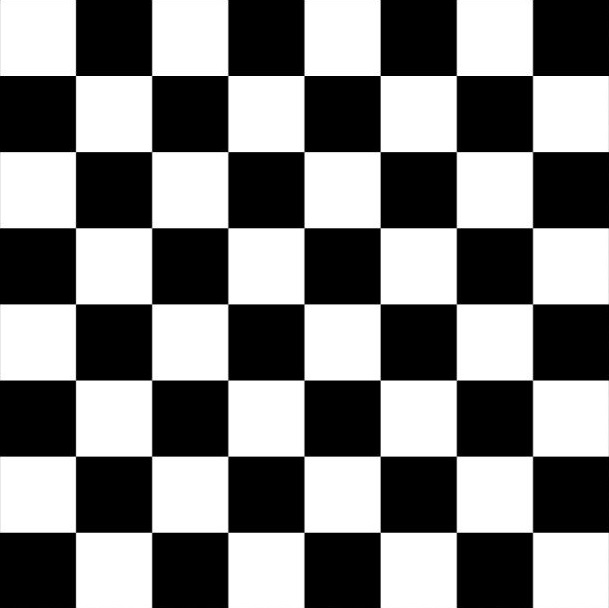
#> input picture Images/chess.jpg, 609 x 608 px
$ jupyter execute '29. Corner detection.ipynb'
#> lines starting #> are read from the running program, lines starting #| are printed output that depends on the picture; after the words box and inside, x2 and y2 are one past the last pixel; in counts of white or black regions, pixels touching at a corner belong together
[cell 1]
import cv2
import numpy as np

image = cv2.imread('Images/chess.jpg')
#> image is the input picture: shape (608, 609, 3); min 0, max 255, mean 127.5
gray = cv2.cvtColor(image, cv2.COLOR_BGR2GRAY)

# The CornerHarris function requires the array datatype to be float32.
gray = np.float32(gray)

harris_corners = cv2.cornerHarris(gray, 3, 3, 0.05)
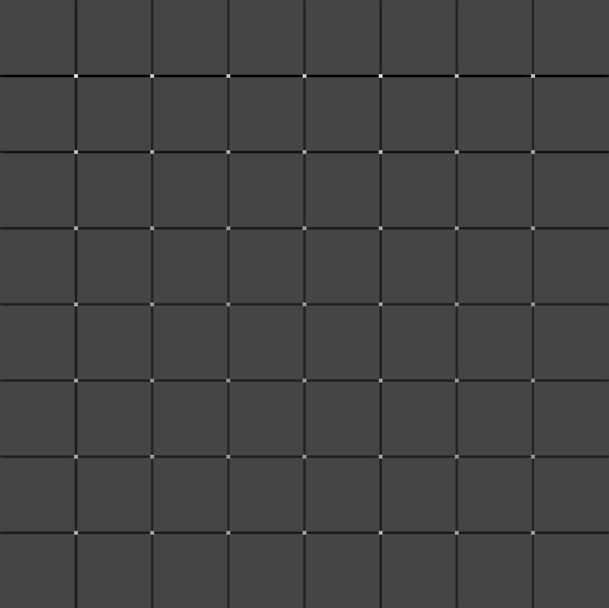
#> harris_corners: shape (608, 609) float32; min -93595736, max 248225536, mean -2746201; drawn with min black and max white

# We use dilation of the corner points to enlarge them.
kernel = np.ones((7,7)).astype('uint8')
harris_corners = cv2.dilate(harris_corners, kernel)
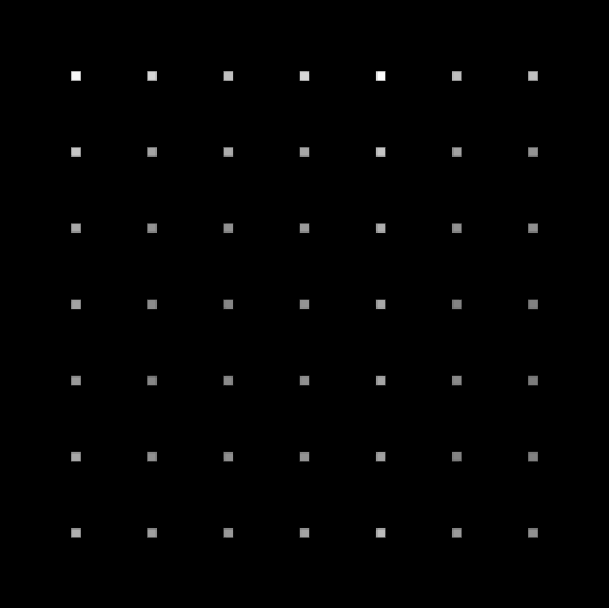
#> harris_corners: shape (608, 609) float32; min -3.47, max 248225536, mean 1853251; drawn with min black and max white

# Threshold for an optimal value, it may vary depending on the image.
image[harris_corners > 0.025 * harris_corners.max() ] = [ 255, 127, 127 ]
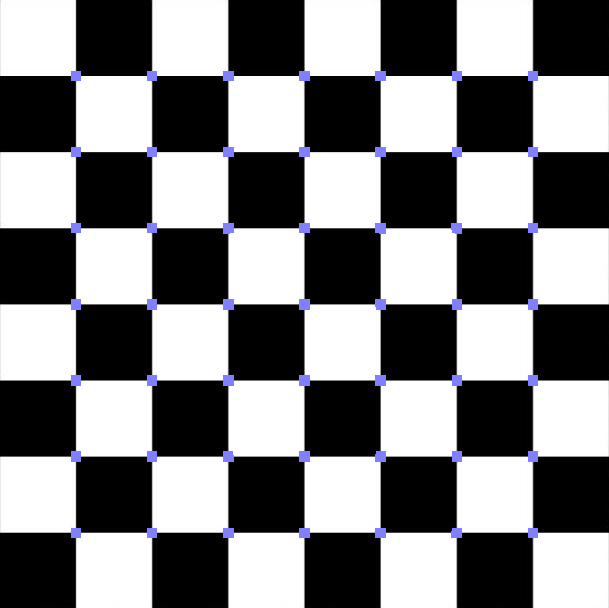
#> image: shape (608, 609, 3); 1.45% of pixels changed, all inside (x1, y1, x2, y2) = (71, 71, 538, 538)

cv2.imshow('Harris Corners', image)
cv2.waitKey()
cv2.destroyAllWindows()

[cell 2]
image = cv2.imread('Images/chess.jpg')
gray = cv2.cvtColor(image, cv2.COLOR_BGR2GRAY)

# We specific the top 50 corners.
corners = cv2.goodFeaturesToTrack(gray, 50, 0.01, 15)
#> corners = 50 rows, first 8: [76, 75], [380, 75], [76, 151], [152, 76], [304, 76], [532, 75], [381, 533], [456, 76]

for corner in corners:
    x, y = corner[0]
    x = int(x)
    y = int(y)
    cv2.rectangle(image,(x-10,y-10), (x+10,y+10), (0,255,0), 2)
#> this loop made 50 passes
#> (x, y) on passes 1 to 12: (76, 75), (380, 75), (76, 151), (152, 76), (304, 76), (532, 75), (381, 533), (456, 76), (228, 75), (381, 303), (380, 152), (381, 227)
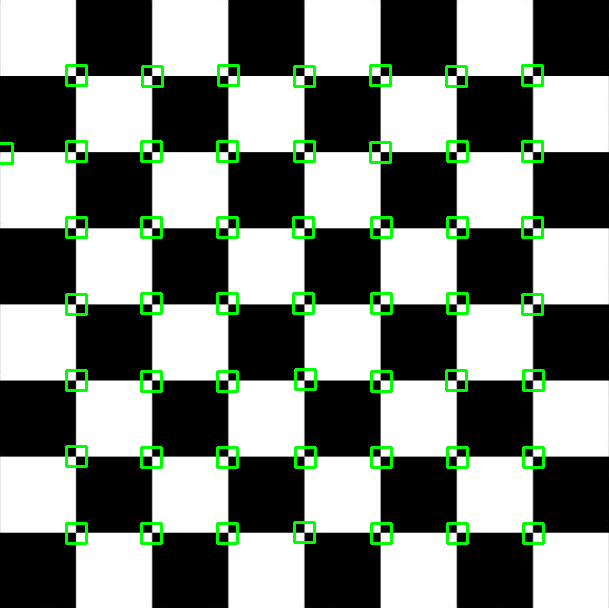
#> image: shape (608, 609, 3); 3.16% of pixels changed, all inside (x1, y1, x2, y2) = (0, 64, 545, 545)

cv2.imshow("Corners Found", image)
cv2.waitKey()
cv2.destroyAllWindows()

$ run again, with Images/4star.jpg copied over Images/chess.jpg
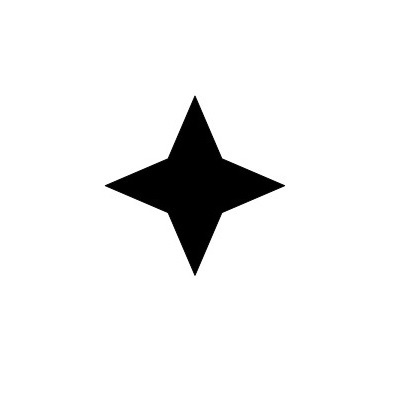
#> input picture Images/4star.jpg, 400 x 400 px
#> image is the input picture: shape (400, 400, 3); min 0, max 255, mean 239.2
#> `image[harris_corners > 0.025 * harris_corners.max() ] = [ 255, 127, 12..`:
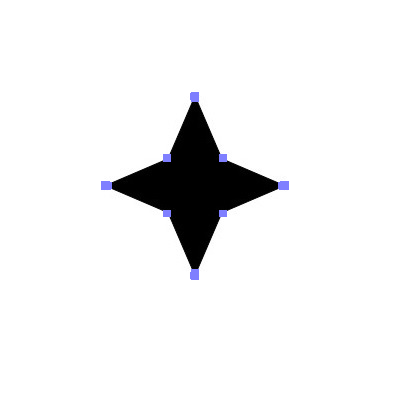
#> image: shape (400, 400, 3); 0.38% of pixels changed, all inside (x1, y1, x2, y2) = (101, 92, 289, 280)
#> corners = 14 rows, first 8: [284, 185], [105, 185], [194, 96], [194, 274], [167, 158], [222, 158], [222, 213], [167, 213]
#> the loop `for corner in corners:` made 14 passes
#> after the loop `for corner in corners:`:
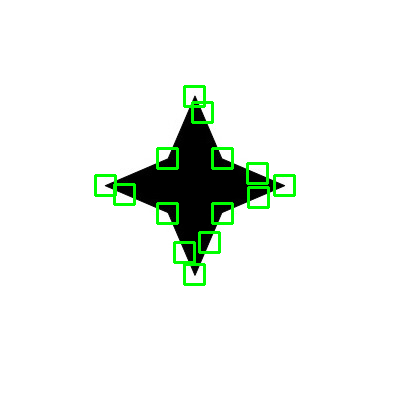
#> image: shape (400, 400, 3); 2.03% of pixels changed, all inside (x1, y1, x2, y2) = (94, 85, 296, 286)
